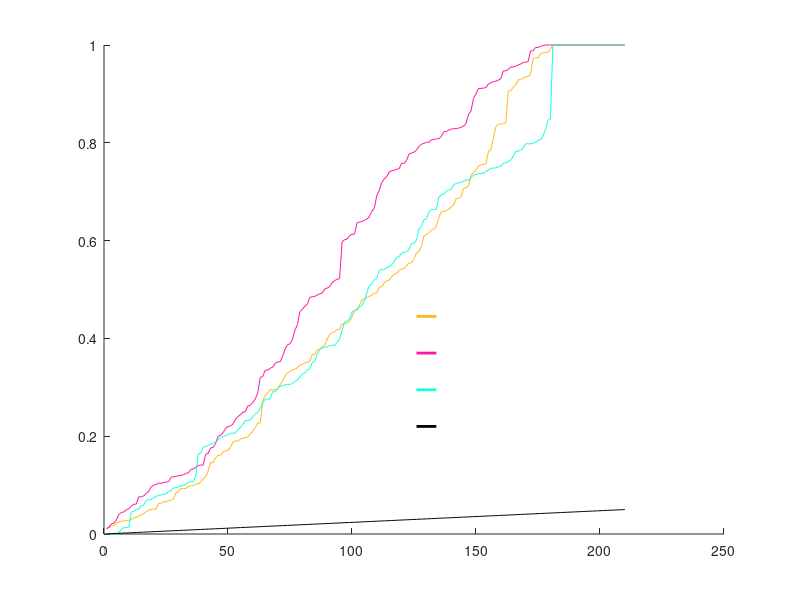

Here is the MATLAB script that generated this plot: (Note: this script raises an error after producing the figure.)
function plot_fdr(  )
%PLOT_FDR Summary of this function goes here
%   Detailed explanation goes here


load('fdr_bu.mat')

xlab = {'$\mathrm{Sample}~\mathrm{index}$'};
colors = {[255 185 22]./255,[255 22 162]./255,[22 255 220]./255};
xlabposx = 120;
xlabposy = -0.22;
ylabposx = 20;
ylabposy = 1.1;

%% Plot figure
x_end_value = length(p_val_braph_bct);
x_start_value = 1;
x_values = linspace(x_start_value, x_end_value, x_end_value);

y_max_value = 1;
y_min_value = 0;

hold on;
plot(x_values, sort(p_val_braph_bct), 'Color', colors{1})
plot(x_values, sort(p_val_braph_bcted), 'Color', colors{2})
plot(x_values, sort(p_val_bcted_bct), 'Color', colors{3})
plot(x_values, 0.05*x_values/x_end_value, 'Color', 'black');

xticks = linspace(30, 210, 7);
yticks = linspace(0.2, 1, 5);

plot([x_end_value*0.6, x_end_value*0.6+8], [0.445, 0.445], 'Color', colors{1}, 'LineWidth', 2)
plot([x_end_value*0.6, x_end_value*0.6+8], [0.37, 0.37], 'Color', colors{2}, 'LineWidth', 2)
plot([x_end_value*0.6, x_end_value*0.6+8], [0.295, 0.295], 'Color', colors{3}, 'LineWidth', 2)
plot([x_end_value*0.6, x_end_value*0.6+8], [0.22, 0.22], 'Color', 'black', 'LineWidth', 2)


h_max = maxis2d([x_start_value-10 x_end_value*1.1], [-0.03 y_max_value*1.1],...
    'X0', x_start_value,...
    'XTicks',xticks,...
    'XTickLabels',{sprintf('$%.0f$', xticks(1)),sprintf('$%.0f$', xticks(2)),...
    sprintf('$%.0f$', xticks(3)),sprintf('$%.0f$', xticks(4)),...
    sprintf('$%.0f$', xticks(5)),sprintf('$%.0f$', xticks(6)),...
    sprintf('$%.0f$', xticks(7))},...
    'YTicks',yticks,...
    'YTickLabels',{sprintf('$%.1f$', yticks(1)),sprintf('$%.1f$', ...
    yticks(2)),sprintf('$%.1f$', yticks(3)),sprintf('$%.1f$', yticks(4)),...
    sprintf('$%.1f$', yticks(5))},...
    'xlabel', xlab,...
    'XLabelPosition',[xlabposx xlabposy],...
    'ylabel', '$p$',...
    'YLabelPosition', [ylabposx ylabposy],...
    'StemWidth',0.2,...
    'HeadLength',8,...
    'HeadWidth',4,...
    'HeadNode',5,...
    'TickFontSize',14,...
    'labelfontsize',18);

text(x_end_value*0.65, .44, ...
    '$\mathrm{Braph}~\mathrm{vs}~\mathrm{BCT}$','Interpreter','latex',...
    'HorizontalAlignment','left','VerticalAlignment','middle','FontSize',16)
text(x_end_value*0.65, .365, ...
    '$\mathrm{Braph}~\mathrm{vs}~\mathrm{BCT}~\mathrm{edit}$','Interpreter','latex',...
    'HorizontalAlignment','left','VerticalAlignment','middle','FontSize',16)
text(x_end_value*0.65, .29, ...
    '$\mathrm{BCT}~\mathrm{edit}~\mathrm{vs}~\mathrm{BCT}$','Interpreter','latex',...
    'HorizontalAlignment','left','VerticalAlignment','middle','FontSize',16)
text(x_end_value*0.65, .22, ...
    '$\mathrm{q*x}$','Interpreter','latex',...
    'HorizontalAlignment','left','VerticalAlignment','middle','FontSize',16)

% set(h_max.ylabel,'Rotation',90);
for h1 = h_max.yticklabels
    set(h1,'Position',get(h1,'Position')-[8 .0 0]);
end
h2 = h_max.yticks;
for h2_loop = 1:1:length(h2)
    a = h2(h2_loop);
    set(a,'XData',a.XData - 5)
end
h3 = h_max.xticks;
for h3_loop = 1:1:length(h3)
    a = h3(h3_loop);
    set(a,'YData',a.YData - 0.025)
end
for h4 = h_max.xticklabels
    set(h4,'Position',get(h4,'Position')-[0 .035 0]);
end
% set(h_max.xticklabels,'Rotation',45);

end

